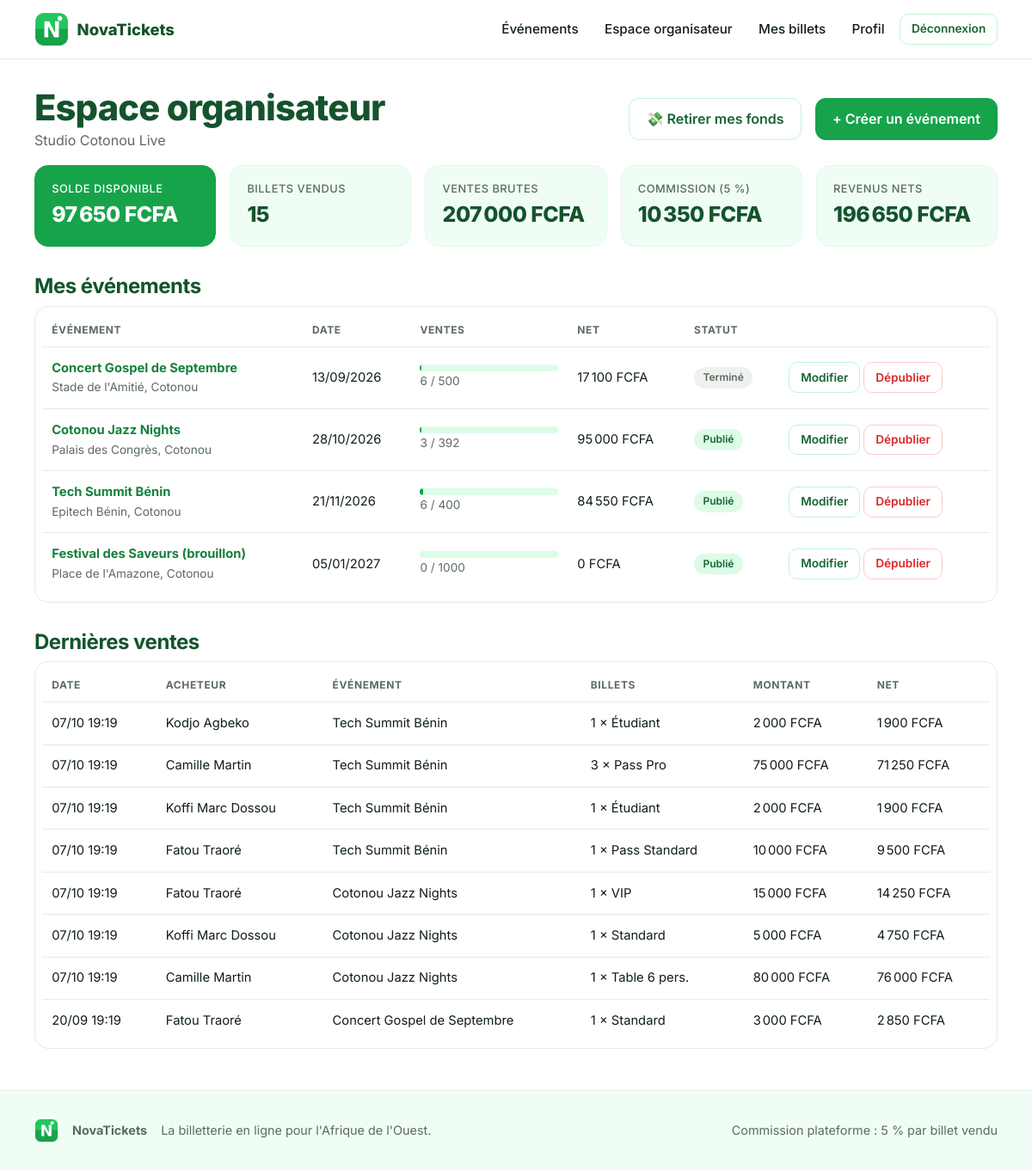
/organisateur/ (signed in), run on an earlier commit of the app's database.
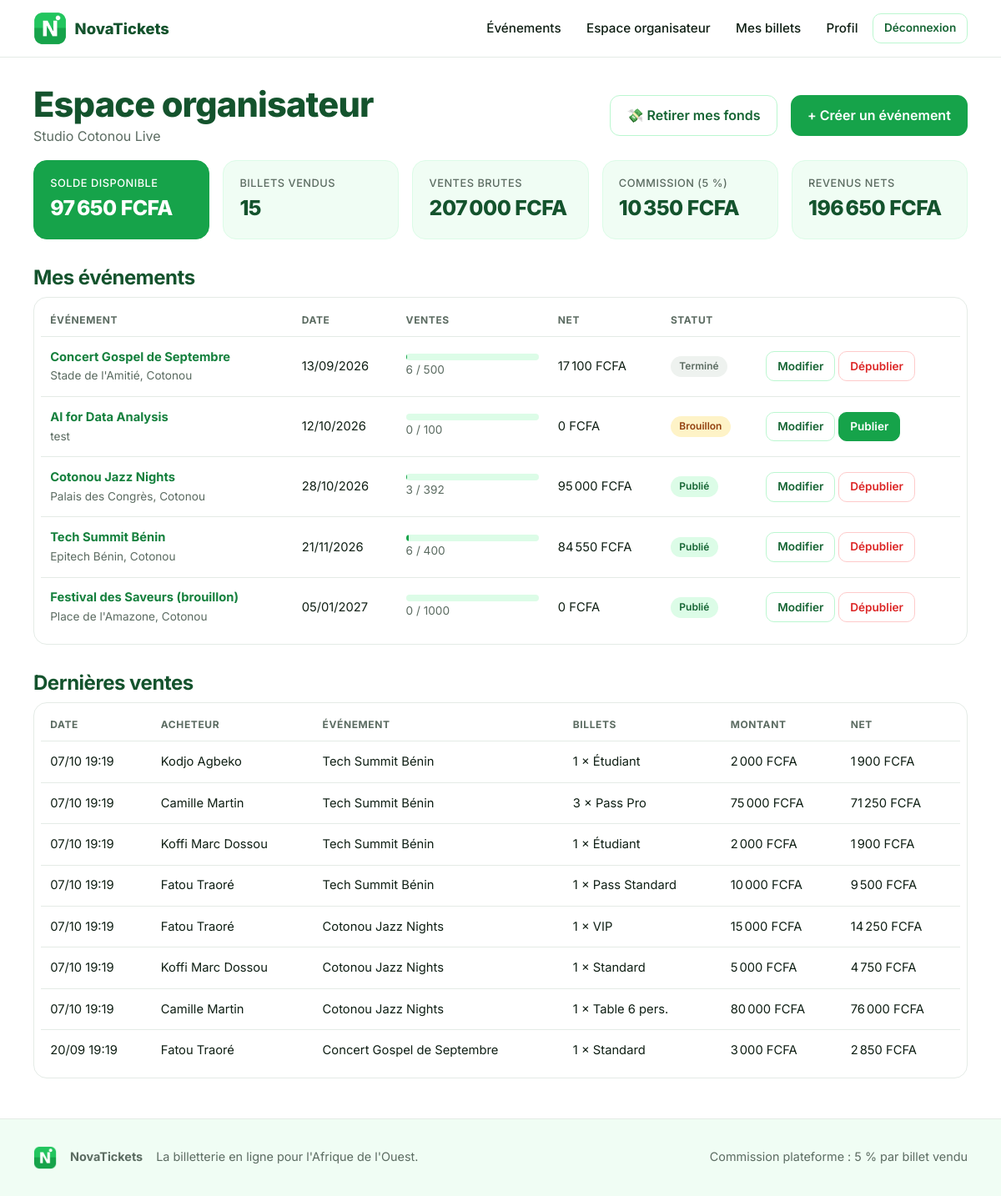
And on a later commit of the database.
### accounts/models.py (models this page shows, shortened)
class User(AbstractUser):
    class Role(models.TextChoices):
        SPECTATEUR = "spectateur", "Spectateur"
        ORGANISATEUR = "organisateur", "Organisateur"
    class Sexe(models.TextChoices):
        HOMME = "M", "Homme"
        FEMME = "F", "Femme"
    email = models.EmailField("E-mail", unique=True)
    role = models.CharField(max_length=20, choices=Role.choices, default=Role.SPECTATEUR)
    country = models.CharField("Pays", max_length=2, choices=COUNTRY_CHOICES, default=DEFAULT_COUNTRY)
    phone = models.CharField("Téléphone mobile", max_length=20)  # format international : +22997000000
    sexe = models.CharField(max_length=1, choices=Sexe.choices, blank=True)
    profession = models.CharField(max_length=120, blank=True)
    photo = models.ImageField(upload_to="users/photos/", blank=True, null=True)
    org_name = models.CharField("Nom de l'organisation", max_length=150, blank=True)
    org_logo = models.ImageField(upload_to="users/org_logos/", blank=True, null=True)
    @property
    def is_organizer(self):
        return self.role == self.Role.ORGANISATEUR
    @property
    def display_name(self):
        return f"{self.first_name} {self.last_name}".strip() or self.email
    @property
    def organizer_label(self):
        return self.org_name or self.display_name

### events/models.py (models this page shows, shortened)
class Event(models.Model):
    organizer = models.ForeignKey(settings.AUTH_USER_MODEL, on_delete=models.CASCADE, related_name="events")
    name = models.CharField("Nom de l'événement", max_length=200)
    description = models.TextField("Description", blank=True)
    location = models.CharField("Lieu", max_length=200)
    visual = models.ImageField("Visuel de l'événement", upload_to="events/visuals/")
    logo = models.ImageField("Logo de l'événement", upload_to="events/logos/", blank=True, null=True)
    start_date = models.DateField("Date de début")
    end_date = models.DateField("Date de fin")
    start_time = models.TimeField("Heure de début")
    purchase_deadline = models.DateField("Date limite d'achat")
    is_published = models.BooleanField("Publié", default=False)
    created_at = models.DateTimeField(auto_now_add=True)
    class Meta:
        ordering = ["start_date", "start_time"]
    def get_absolute_url(self):
        return reverse("events:detail", args=[self.pk])
    @property
    def is_past(self):
        return self.end_date < timezone.localdate()
    @property
    def total_stock(self):
        return self.ticket_types.aggregate(s=Sum("stock"))["s"] or 0
    @property
    def tickets_sold(self):
        return self.orders.filter(status="paid").aggregate(s=Sum("quantity"))["s"] or 0
    @property
    def net_revenue(self):
        return self.orders.filter(status="paid").aggregate(s=Sum("organizer_amount"))["s"] or 0

class TicketType(models.Model):
    event = models.ForeignKey(Event, on_delete=models.CASCADE, related_name="ticket_types")
    name = models.CharField("Type de ticket", max_length=80)
    price = models.PositiveIntegerField("Prix (FCFA)")
    stock = models.PositiveIntegerField("Stock")
    class Meta:
        ordering = ["price", "id"]

### orders/models.py (models this page shows, shortened)
class Order(models.Model):
    class Status(models.TextChoices):
        PENDING = "pending", "En attente"
        PAID = "paid", "Payée"
    reference = models.CharField(max_length=20, unique=True)
    buyer = models.ForeignKey(settings.AUTH_USER_MODEL, on_delete=models.PROTECT, related_name="orders")
    event = models.ForeignKey("events.Event", on_delete=models.PROTECT, related_name="orders")
    ticket_type = models.ForeignKey("events.TicketType", on_delete=models.PROTECT, related_name="orders")
    quantity = models.PositiveIntegerField(default=1)
    unit_price = models.PositiveIntegerField()
    total = models.PositiveIntegerField()
    commission = models.PositiveIntegerField(default=0)         # part de la plateforme
    organizer_amount = models.PositiveIntegerField(default=0)   # part reversée à l'organisateur
    status = models.CharField(max_length=10, choices=Status.choices, default=Status.PENDING)
    payment_method = models.CharField(max_length=30, blank=True)
    payment_label = models.CharField(max_length=60, blank=True)
    payment_phone = models.CharField(max_length=20, blank=True)
    payment_ref = models.CharField(max_length=40, blank=True)
    created_at = models.DateTimeField(auto_now_add=True)
    paid_at = models.DateTimeField(null=True, blank=True)
    class Meta:
        ordering = ["-created_at"]

### events/views.py (the view)
# urls.py: path("organisateur/", views.orga_dashboard, name="orga_dashboard"),
@organizer_required
def orga_dashboard(request):
    user = request.user
    paid = Order.objects.filter(event__organizer=user, status=Order.Status.PAID)
    agg = paid.aggregate(gross=Sum("total"), commission=Sum("commission"), net=Sum("organizer_amount"), tickets=Sum("quantity"))
    events = list(user.events.all())
    recent = paid.select_related("event", "ticket_type", "buyer").order_by("-paid_at")[:8]
    return render(request, "events/orga_dashboard.html", {
        "gross": agg["gross"] or 0,
        "commission": agg["commission"] or 0,
        "net": agg["net"] or 0,
        "tickets": agg["tickets"] or 0,
        "balance": organizer_balance(user),
        "events": events,
        "recent": recent,
        "today": timezone.localdate(),
    })

### core/context_processors.py (called while the page is built)
def site(request):
    return {
        "PLATFORM_NAME": settings.PLATFORM_NAME,
        "COMMISSION": settings.PLATFORM_COMMISSION_PERCENT,
        "CURRENCY": settings.CURRENCY,
        "COUNTRIES": COUNTRIES,
    }

### core/templatetags/nova.py (called while the page is built)
@register.filter
def money(value):
    try:
        n = int(value)
    except (TypeError, ValueError):
        return value
    return f"{n:,}".replace(",", " ") + f" {settings.CURRENCY}"

@register.filter
def percent(part, whole):
    try:
        return min(100, round(int(part) * 100 / int(whole)))
    except (TypeError, ValueError, ZeroDivisionError):
        return 0

### orders/services.py (called while the page is built)
def organizer_balance(user):
    earned = Order.objects.filter(event__organizer=user, status=Order.Status.PAID).aggregate(s=Sum("organizer_amount"))["s"] or 0
    withdrawn = Withdrawal.objects.filter(organizer=user).aggregate(s=Sum("amount"))["s"] or 0
    return earned - withdrawn

### templates/events/orga_dashboard.html (shortened to what this page needs)
{% extends "base.html" %}
{% load nova %}
{% block content %}
<section class="section"><div class="container">
  <div class="row between mb">
    <div><h1 style="margin:0">Espace organisateur</h1><span class="muted">{{ user.organizer_label }}</span></div>
    <div class="row">
      <a class="btn btn-outline" href="{% url 'events:withdraw' %}">💸 Retirer mes fonds</a>
      <a class="btn" href="{% url 'events:create' %}">+ Créer un événement</a>
    </div>
  </div>
  <div class="kpis">
    <div class="kpi main"><div class="label">Solde disponible</div><div class="value">{{ balance|money }}</div></div>
    <div class="kpi"><div class="label">Billets vendus</div><div class="value">{{ tickets }}</div></div>
    <div class="kpi"><div class="label">Ventes brutes</div><div class="value">{{ gross|money }}</div></div>
    <div class="kpi"><div class="label">Commission ({{ COMMISSION }} %)</div><div class="value">{{ commission|money }}</div></div>
    <div class="kpi"><div class="label">Revenus nets</div><div class="value">{{ net|money }}</div></div>
  </div>
  <h2 class="mt2">Mes événements</h2>
  {% if events %}
  <div class="card flat table-wrap" style="padding:.5rem">
    <table class="t">
      <thead><tr><th>Événement</th><th>Date</th><th>Ventes</th><th>Net</th><th>Statut</th><th></th></tr></thead>
      <tbody>
      {% for e in events %}
        <tr>
          <td><a href="{{ e.get_absolute_url }}"><strong>{{ e.name }}</strong></a><br><span class="muted small">{{ e.location }}</span></td>
          <td>{{ e.start_date|date:"d/m/Y" }}</td>
          <td style="min-width:150px"><div class="bar"><i style="width:{{ e.tickets_sold|percent:e.total_stock }}%"></i></div><span class="small muted">{{ e.tickets_sold }} / {{ e.total_stock }}</span></td>
          <td>{{ e.net_revenue|money }}</td>
          <td>{% if e.is_past %}<span class="badge gray">Terminé</span>{% elif e.is_published %}<span class="badge">Publié</span>{% else %}<span class="badge warn">Brouillon</span>{% endif %}</td>
          <td style="white-space:nowrap">
            <a class="btn btn-outline btn-sm" href="{% url 'events:edit' e.pk %}">Modifier</a>
            <form method="post" action="{% url 'events:toggle' e.pk %}" style="display:inline">{% csrf_token %}
              <button class="btn btn-sm {% if e.is_published %}btn-danger{% endif %}" type="submit">{% if e.is_published %}Dépublier{% else %}Publier{% endif %}</button>
            </form>
          </td>
        </tr>
      {% endfor %}
      </tbody>
    </table>
  </div>
  {% else %}
  <div class="empty"><h3>Aucun événement</h3><p>Créez votre premier événement puis publiez-le.</p><a class="btn" href="{% url 'events:create' %}">Créer un événement</a></div>
  {% endif %}
  <h2 class="mt2">Dernières ventes</h2>
  {% if recent %}
  <div class="card flat table-wrap" style="padding:.5rem">
    <table class="t">
      <thead><tr><th>Date</th><th>Acheteur</th><th>Événement</th><th>Billets</th><th>Montant</th><th>Net</th></tr></thead>
      <tbody>{% for o in recent %}
        <tr><td>{{ o.paid_at|date:"d/m H:i" }}</td><td>{{ o.buyer.display_name }}</td><td>{{ o.event.name }}</td><td>{{ o.quantity }} × {{ o.ticket_type.name }}</td><td>{{ o.total|money }}</td><td>{{ o.organizer_amount|money }}</td></tr>
      {% endfor %}</tbody>
    </table>
  </div>
  {% else %}<p class="muted">Aucune vente pour le moment.</p>{% endif %}
</div></section>
{% endblock %}

### templates/base.html (shortened to what this page needs)
{% load static %}<!doctype html>
<html lang="fr">
<head>
  <link rel="stylesheet" href="{% static 'css/app.css' %}">
</head>
<body>
<header class="nav">
  <div class="container">
    <a class="brand" href="{% url 'core:home' %}"><img src="{% static 'img/logo.png' %}" alt=""><span>{{ PLATFORM_NAME }}</span></a>
    <nav class="nav-links">
      <a href="{% url 'core:home' %}">Événements</a>
      {% if user.is_authenticated %}
        {% if user.is_organizer %}<a href="{% url 'events:orga_dashboard' %}">Espace organisateur</a>{% endif %}
        <a href="{% url 'orders:my_space' %}">Mes billets</a>
        <a href="{% url 'accounts:profile' %}">Profil</a>
        <form method="post" action="{% url 'accounts:logout' %}" style="display:inline">{% csrf_token %}<button class="btn btn-outline btn-sm" type="submit">Déconnexion</button></form>
      {% else %}
        <a href="{% url 'accounts:login' %}">Connexion</a>
        <a class="btn btn-sm" href="{% url 'accounts:register' %}">Créer un compte</a>
      {% endif %}
    </nav>
  </div>
</header>
<main>{% block content %}{% endblock %}</main>
<footer class="footer">
  <div class="container">
    <div class="row"><img src="{% static 'img/logo.png' %}" alt="" width="28" height="28"><strong>{{ PLATFORM_NAME }}</strong><span>La billetterie en ligne pour l'Afrique de l'Ouest.</span></div>
    <span>Commission plateforme : {{ COMMISSION }} % par billet vendu</span>
  </div>
</footer>
</body>
</html>

### static/css/app.css (style rules this page uses)
:root { --green: #16a34a; --green-600: #15803d; --green-700: #166534; --green-900: #14532d; --green-50: #f0fdf4; --green-100: #dcfce7; --green-200: #bbf7d0; --ink: #0f1f14; --muted: #5b6b61; --line: #e4ebe6; --bg: #ffffff; --danger: #dc2626; --warn: #d97706; --radius: 16px; --shadow: 0 1px 2px rgba(20, 83, 45, .06), 0 8px 24px rgba(20, 83, 45, .07); }
* { box-sizing: border-box; }
html { scroll-behavior: smooth; }
body { margin: 0; font-family: "Inter", system-ui, -apple-system, "Segoe UI", sans-serif; color: var(--ink); background: var(--bg); line-height: 1.55; -webkit-font-smoothing: antialiased; }
a { color: var(--green-600); text-decoration: none; }
img { max-width: 100%; display: block; }
h1, h2, h3 { line-height: 1.2; letter-spacing: -.02em; margin: 0 0 .5rem; color: var(--green-900); }
h1 { font-size: clamp(1.8rem, 4vw, 2.6rem); font-weight: 800; }
h2 { font-size: 1.5rem; font-weight: 700; }
.muted { color: var(--muted); }
.small { font-size: .85rem; }
.container { width: min(1120px, 100% - 2rem); margin-inline: auto; }
.section { padding: 2rem 0 3rem; }
.row { display: flex; gap: 1rem; align-items: center; flex-wrap: wrap; }
.between { justify-content: space-between; }
.mt2 { margin-top: 2rem; }
.mb { margin-bottom: 1rem; }
.nav { position: sticky; top: 0; z-index: 30; background: rgba(255,255,255,.92); backdrop-filter: blur(10px); border-bottom: 1px solid var(--line); }
.nav .container { display: flex; align-items: center; gap: 1.2rem; height: 68px; }
.brand { display: flex; align-items: center; gap: .6rem; font-weight: 800; color: var(--green-900); font-size: 1.15rem; }
.brand img { width: 40px; height: 40px; object-fit: contain; }
.nav-links { display: flex; gap: .3rem; margin-left: auto; align-items: center; flex-wrap: wrap; }
.nav-links a { padding: .5rem .8rem; border-radius: 10px; color: var(--ink); font-weight: 500; font-size: .95rem; }
.btn { display: inline-flex; align-items: center; justify-content: center; gap: .5rem; padding: .7rem 1.2rem; border-radius: 12px; border: 1px solid var(--green); background: var(--green); color: #fff; font: inherit; font-weight: 600; cursor: pointer; transition: transform .1s, box-shadow .15s, background .15s; }
.btn-outline { background: #fff; color: var(--green-700); border-color: var(--green-200); }
.btn-danger { background: #fff; border-color: #fecaca; color: var(--danger); }
.btn-sm { padding: .4rem .8rem; font-size: .85rem; border-radius: 10px; }
.card { background: #fff; border: 1px solid var(--line); border-radius: var(--radius); box-shadow: var(--shadow); padding: 1.4rem; }
.card.flat { box-shadow: none; }
.kpis { display: grid; gap: 1rem; grid-template-columns: repeat(auto-fit, minmax(190px, 1fr)); }
.kpi { background: var(--green-50); border: 1px solid var(--green-100); border-radius: var(--radius); padding: 1.1rem 1.2rem; }
.kpi .label { font-size: .8rem; color: var(--muted); font-weight: 500; text-transform: uppercase; letter-spacing: .04em; }
.kpi .value { font-size: 1.55rem; font-weight: 800; color: var(--green-900); letter-spacing: -.02em; }
.kpi.main { background: var(--green); border-color: var(--green); }
.kpi.main .label, .kpi.main .value { color: #fff; }
.badge { display: inline-block; padding: .2rem .65rem; border-radius: 999px; font-size: .75rem; font-weight: 600; background: var(--green-100); color: var(--green-700); }
.badge.gray { background: #eef2ef; color: var(--muted); }
.badge.warn { background: #fef3c7; color: #92400e; }
table.t { width: 100%; border-collapse: collapse; font-size: .92rem; }
table.t th { text-align: left; font-size: .75rem; text-transform: uppercase; letter-spacing: .05em; color: var(--muted); padding: .6rem .7rem; border-bottom: 1px solid var(--line); }
table.t td { padding: .8rem .7rem; border-bottom: 1px solid var(--line); vertical-align: middle; }
table.t tr:last-child td { border-bottom: none; }
.table-wrap { overflow-x: auto; }
.bar { height: 8px; border-radius: 99px; background: var(--green-100); overflow: hidden; min-width: 90px; }
.bar > i { display: block; height: 100%; background: var(--green); border-radius: 99px; }
.footer { border-top: 1px solid var(--line); background: var(--green-50); padding: 2rem 0; color: var(--muted); font-size: .9rem; }
.footer .container { display: flex; justify-content: space-between; gap: 1rem; flex-wrap: wrap; align-items: center; }

What changed in the data, as far as the page shows it:
added Event: name "AI for Data Analysis", location "test", start_date "12/10/2026", tickets_sold "0", total_stock "100", net_revenue "0 FCFA", end_date "Brouillon", is_published "Publier"
